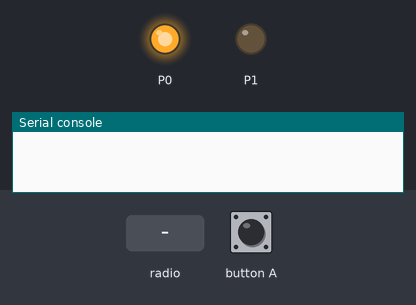
This program was run on a simulated BBC micro:bit (MakeCode). On the bench: output pins drawn as LEDs (lit = HIGH), the last lines printed to the serial console. Inputs (shaded band) come from the test bench. No radio messages arrive unless stated (any console line starting 'radio sent:' is added by the test bench).

Above: at 1.2 s.
1.3 s: radio message "1" arrives
At 3.7 s:
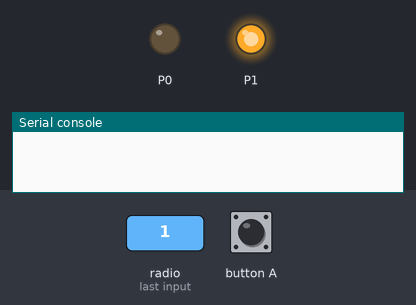
4.3 s: button A pressed for 0.15 s
At 7.7 s:
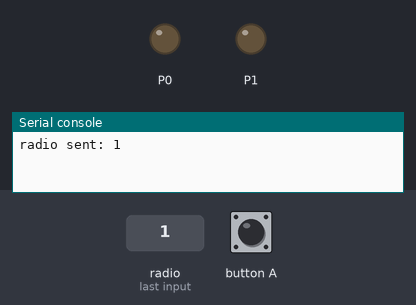
Timing chart, 0 to 13.3 s (numbered marks = the images above; inputs shaded):
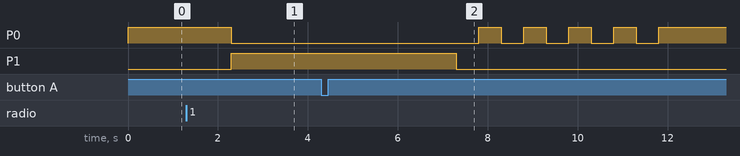

Measured:
- after the input at 1.3 s, P0: HIGH → LOW after 1.0 s; P1: LOW → HIGH after 1.0 s

The program:

main.ts
```typescript
radio.onReceivedNumber(function (receivedNumber) {
    if (receivedNumber == 1) {
        basic.pause(1000)
        pins.digitalWritePin(DigitalPin.P0, 0)
        pins.digitalWritePin(DigitalPin.P1, 1)
        basic.pause(5000)
        pins.digitalWritePin(DigitalPin.P1, 0)
        for (let index = 0; index < 5; index++) {
            basic.pause(500)
            pins.digitalWritePin(DigitalPin.P0, 1)
            basic.pause(500)
            pins.digitalWritePin(DigitalPin.P0, 0)
        }
        pins.digitalWritePin(DigitalPin.P0, 1)
        basic.pause(1000)
        radio.sendNumber(0)
    }
})
input.onButtonPressed(Button.A, function () {
    radio.sendNumber(1)
})
pins.digitalWritePin(DigitalPin.P0, 1)
radio.setGroup(1)
```

test.ts
```typescript
// testes vão aqui; isto não será compilado quando este pacote for usado como uma extensão.
```
